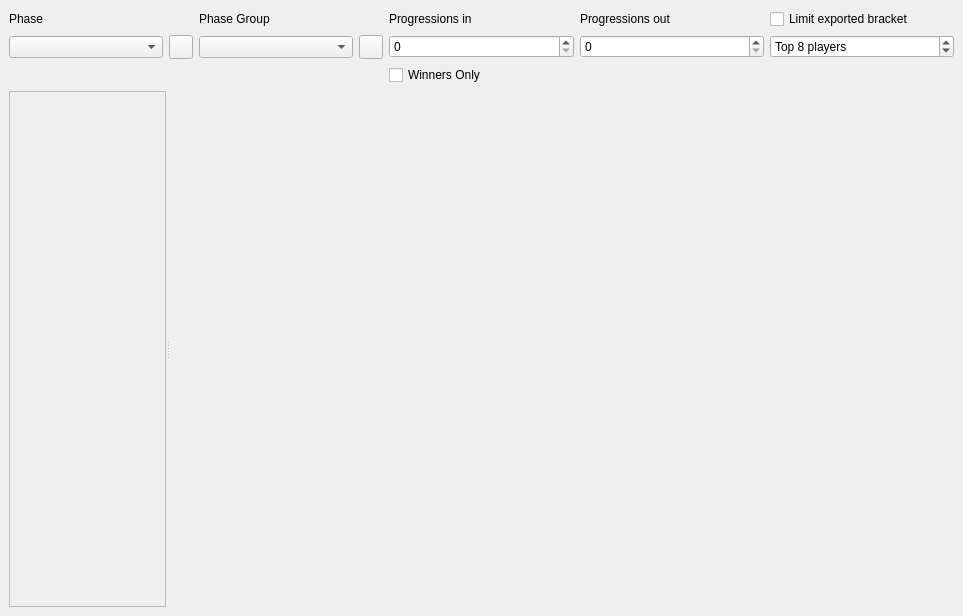
<?xml version="1.0" encoding="UTF-8"?>
<ui version="4.0">
 <class>DockWidget</class>
 <widget class="QDockWidget" name="DockWidget">
  <property name="geometry">
   <rect>
    <x>0</x>
    <y>0</y>
    <width>963</width>
    <height>616</height>
   </rect>
  </property>
  <property name="locale">
   <locale language="English" country="UnitedStates"/>
  </property>
  <property name="windowTitle">
   <string>Bracket</string>
  </property>
  <widget class="QWidget" name="dockWidgetContents">
   <property name="sizePolicy">
    <sizepolicy hsizetype="Preferred" vsizetype="Preferred">
     <horstretch>0</horstretch>
     <verstretch>0</verstretch>
    </sizepolicy>
   </property>
   <layout class="QVBoxLayout" name="verticalLayout_4">
    <item>
     <layout class="QGridLayout" name="gridLayout_3">
      <item row="0" column="1">
       <widget class="QLabel" name="label_2">
        <property name="sizePolicy">
         <sizepolicy hsizetype="Preferred" vsizetype="Maximum">
          <horstretch>0</horstretch>
          <verstretch>0</verstretch>
         </sizepolicy>
        </property>
        <property name="text">
         <string>Phase Group</string>
        </property>
       </widget>
      </item>
      <item row="0" column="4">
       <widget class="QCheckBox" name="limitExport">
        <property name="sizePolicy">
         <sizepolicy hsizetype="Minimum" vsizetype="Maximum">
          <horstretch>0</horstretch>
          <verstretch>0</verstretch>
         </sizepolicy>
        </property>
        <property name="text">
         <string>Limit exported bracket</string>
        </property>
       </widget>
      </item>
      <item row="0" column="0">
       <widget class="QLabel" name="label">
        <property name="sizePolicy">
         <sizepolicy hsizetype="Preferred" vsizetype="Maximum">
          <horstretch>0</horstretch>
          <verstretch>0</verstretch>
         </sizepolicy>
        </property>
        <property name="text">
         <string>Phase</string>
        </property>
       </widget>
      </item>
      <item row="3" column="2">
       <widget class="QCheckBox" name="winnersOnly">
        <property name="text">
         <string>Winners Only</string>
        </property>
       </widget>
      </item>
      <item row="2" column="3">
       <widget class="QSpinBox" name="progressionsOut"/>
      </item>
      <item row="0" column="2">
       <widget class="QLabel" name="label_3">
        <property name="sizePolicy">
         <sizepolicy hsizetype="Preferred" vsizetype="Maximum">
          <horstretch>0</horstretch>
          <verstretch>0</verstretch>
         </sizepolicy>
        </property>
        <property name="text">
         <string>Progressions in</string>
        </property>
       </widget>
      </item>
      <item row="0" column="3">
       <widget class="QLabel" name="label_4">
        <property name="sizePolicy">
         <sizepolicy hsizetype="Preferred" vsizetype="Maximum">
          <horstretch>0</horstretch>
          <verstretch>0</verstretch>
         </sizepolicy>
        </property>
        <property name="text">
         <string>Progressions out</string>
        </property>
       </widget>
      </item>
      <item row="2" column="2">
       <widget class="QSpinBox" name="progressionsIn"/>
      </item>
      <item row="2" column="1">
       <layout class="QHBoxLayout" name="horizontalLayout_2">
        <item>
         <widget class="QComboBox" name="phaseGroupSelection"/>
        </item>
        <item>
         <widget class="QPushButton" name="btRefreshPhaseGroup">
          <property name="sizePolicy">
           <sizepolicy hsizetype="Fixed" vsizetype="Fixed">
            <horstretch>0</horstretch>
            <verstretch>0</verstretch>
           </sizepolicy>
          </property>
          <property name="minimumSize">
           <size>
            <width>24</width>
            <height>24</height>
           </size>
          </property>
          <property name="font">
           <font>
            <pointsize>1</pointsize>
           </font>
          </property>
          <property name="text">
           <string/>
          </property>
         </widget>
        </item>
       </layout>
      </item>
      <item row="2" column="4">
       <widget class="QSpinBox" name="limitExportNumber">
        <property name="suffix">
         <string> players</string>
        </property>
        <property name="prefix">
         <string>Top </string>
        </property>
        <property name="value">
         <number>8</number>
        </property>
       </widget>
      </item>
      <item row="2" column="0">
       <layout class="QHBoxLayout" name="horizontalLayout">
        <item>
         <widget class="QComboBox" name="phaseSelection"/>
        </item>
        <item>
         <widget class="QPushButton" name="btRefreshPhase">
          <property name="sizePolicy">
           <sizepolicy hsizetype="Fixed" vsizetype="Fixed">
            <horstretch>0</horstretch>
            <verstretch>0</verstretch>
           </sizepolicy>
          </property>
          <property name="minimumSize">
           <size>
            <width>24</width>
            <height>24</height>
           </size>
          </property>
          <property name="font">
           <font>
            <pointsize>1</pointsize>
           </font>
          </property>
          <property name="text">
           <string/>
          </property>
         </widget>
        </item>
       </layout>
      </item>
     </layout>
    </item>
    <item>
     <widget class="QSplitter" name="splitter">
      <property name="orientation">
       <enum>Qt::Horizontal</enum>
      </property>
      <widget class="QScrollArea" name="scrollArea">
       <property name="widgetResizable">
        <bool>true</bool>
       </property>
       <widget class="QWidget" name="listContainer">
        <property name="geometry">
         <rect>
          <x>0</x>
          <y>0</y>
          <width>155</width>
          <height>284</height>
         </rect>
        </property>
        <layout class="QVBoxLayout" name="verticalLayout"/>
       </widget>
      </widget>
      <widget class="QWidget" name="bracket" native="true"/>
     </widget>
    </item>
   </layout>
  </widget>
 </widget>
 <resources/>
 <connections/>
</ui>
